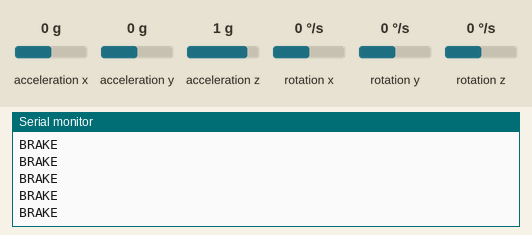
Simulated run of this sketch. Board: ESP32. Parts: the last lines printed to the serial monitor. The test bench sets the inputs (shaded band); at power-on: acceleration x 0 g, acceleration y 0 g, acceleration z 1 g, rotation x 0 °/s, rotation y 0 °/s, rotation z 0 °/s.

Above: at 1.2 s.
1.3 s: acceleration x set to -1.4 g
At 1.44 s:
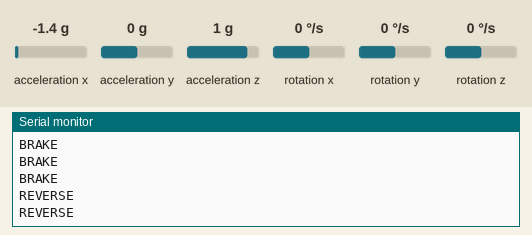
3.2 s: acceleration x set to 0.8 g
At 3.28 s:
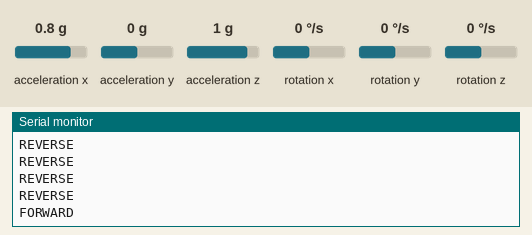

Measured:
- after the input at 1.3 s, the serial monitor: prints a new line at once (image 1)
- after the input at 3.2 s, the serial monitor: prints a new line after 0.07 s (image 2)

The sketch:

GestureController.ino
```cpp
#include <Arduino.h>
#include <WiFi.h>
#include <esp_now.h>
#include <Wire.h>
#include <MPU9250_asukiaaa.h>

#define SDA_PIN 15
#define SCL_PIN 14

MPU9250_asukiaaa mpu;

// Command IDs
enum Command {
  FORWARD = 0,
  LEFT_CMD = 1,
  RIGHT_CMD = 2,
  BRAKE_CMD = 3,
  REVERSE_CMD = 4
};

// Message structure sent over ESP-NOW
typedef struct struct_message {
  int comand_id;
} struct_message;

struct_message packet;

// Car receiver MAC address (update with your receiver ESP32 MAC)
uint8_t carMAC[] = { 0x24, 0x6F, 0x28, 0xAA, 0xBB, 0xCC };

// Function declarations
int detectCommand(float pitch, float roll);
void printCommand(int cmd);

void setup() {
  Serial.begin(115200);

  Wire.begin(SDA_PIN, SCL_PIN);

  mpu.setWire(&Wire);
  mpu.beginAccel();

  WiFi.mode(WIFI_STA);

  if (esp_now_init() != ESP_OK) {
    Serial.println("ESP-NOW init failed");
    return;
  }

  esp_now_peer_info_t peerInfo = {};
  memcpy(peerInfo.peer_addr, carMAC, 6);
  peerInfo.channel = 0;
  peerInfo.encrypt = false;

  if (esp_now_add_peer(&peerInfo) != ESP_OK) {
    Serial.println("Failed to add peer");
    return;
  }

  Serial.println("Gesture Controller Ready");
}

void loop() {
  mpu.accelUpdate();

  float ax = mpu.accelX();
  float ay = mpu.accelY();
  float az = mpu.accelZ();

  // Calculate tilt angles in degrees
  float pitch = atan2(ax, sqrt(ay * ay + az * az)) * 180 / PI;
  float roll  = atan2(ay, sqrt(ax * ax + az * az)) * 180 / PI;

  packet.comand_id = detectCommand(pitch, roll);

  esp_now_send(carMAC, (uint8_t*)&packet, sizeof(packet));

  printCommand(packet.comand_id);

  delay(100);
}

int detectCommand(float pitch, float roll) {
  if (pitch > 15)  return FORWARD;
  if (pitch < -15) return REVERSE_CMD;
  if (roll > 15)   return RIGHT_CMD;
  if (roll < -15)  return LEFT_CMD;
  return BRAKE_CMD;
}

void printCommand(int cmd) {
  switch (cmd) {
    case FORWARD:     Serial.println("FORWARD"); break;
    case LEFT_CMD:    Serial.println("LEFT"); break;
    case RIGHT_CMD:   Serial.println("RIGHT"); break;
    case BRAKE_CMD:   Serial.println("BRAKE"); break;
    case REVERSE_CMD: Serial.println("REVERSE"); break;
  }
}
```
